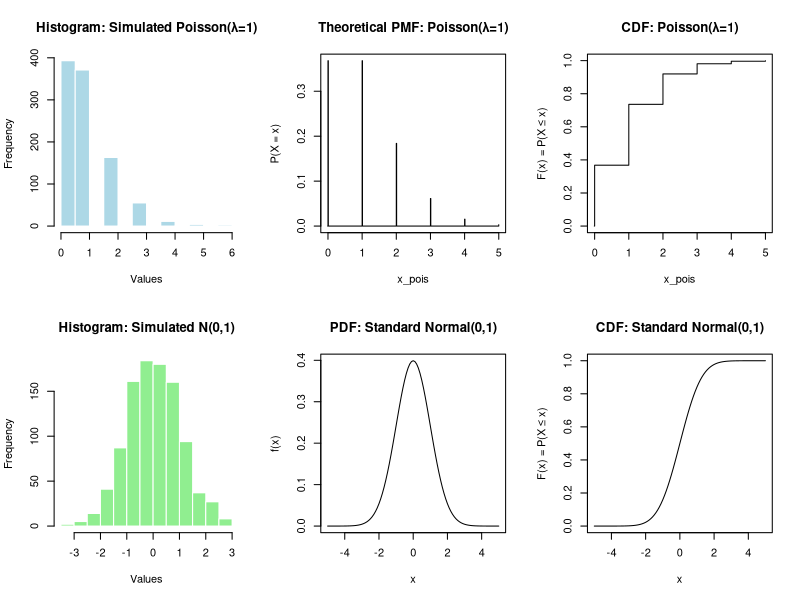
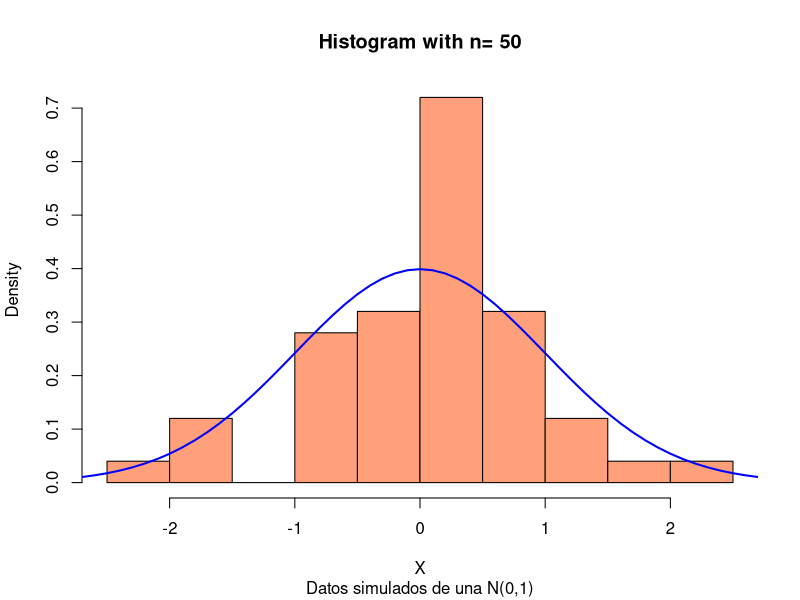
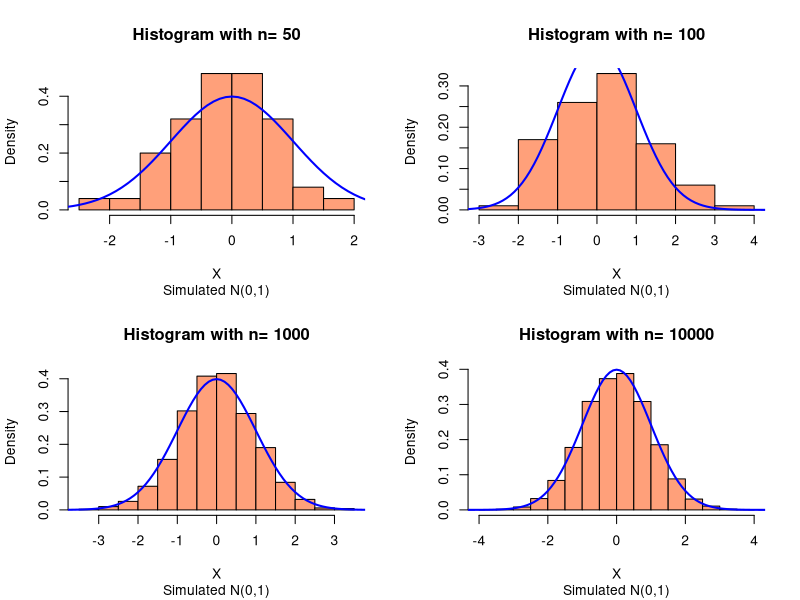
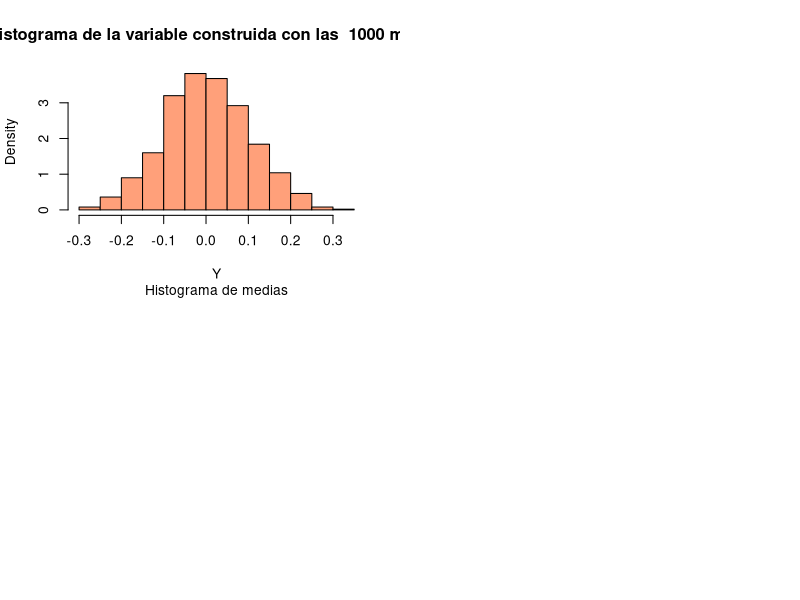

R code for these plots, in order: (Note: this script raises an error after producing the figures.)
#----------------------------------------
# Discrete and Continuous Random Variables
# Probability Mass/Density Functions (PMF/PDF) 
# Cumulative Distribution Functions (CDF)
#----------------------------------------

# Split the plotting window into 2 rows and 3 columns
par(mfrow = c(2, 3))

### DISCRETE CASE: POISSON DISTRIBUTION (λ = 1) ###
lambda <- 1  

# 1. Empirical Histogram (Simulated Data)
Y_pois <- rpois(1000, lambda)  # Generate 1000 Poisson random values
hist(Y_pois, 
     main = "Histogram: Simulated Poisson(λ=1)", 
     xlab = "Values", 
     col = "lightblue",
     border = "white")

# 2. Theoretical Probability Mass Function (PMF)
x_pois <- seq(-0.01, 5, 0.01)  # Small-step sequence for smooth plotting
plot(x_pois, dpois(x_pois, lambda), 
     type = "s",  # Step-like plot for discrete distributions
     ylab = "P(X = x)", 
     main = "Theoretical PMF: Poisson(λ=1)")

# 3. Cumulative Distribution Function (CDF)
plot(x_pois, ppois(x_pois, lambda), 
     type = "s", 
     ylab = "F(x) = P(X ≤ x)", 
     main = "CDF: Poisson(λ=1)")

### CONTINUOUS CASE: NORMAL DISTRIBUTION (μ = 0, σ = 1) ###

# 4. Empirical Histogram (Simulated Data)
Y_norm <- rnorm(1000, 0, 1)  # Generate 1000 Normal random values
hist(Y_norm,
     main = "Histogram: Simulated N(0,1)", 
     xlab = "Values", 
     col = "lightgreen",
     border = "white")

# 5. Theoretical Probability Density Function (PDF)
curve(dnorm(x, 0, 1), 
      xlim = c(-5, 5), 
      ylab = "f(x)", 
      main = "PDF: Standard Normal(0,1)")

# 6. Cumulative Distribution Function (CDF)
curve(pnorm(x, 0, 1), 
      xlim = c(-5, 5), 
      ylab = "F(x) = P(X ≤ x)", 
      main = "CDF: Standard Normal(0,1)")


# *******************************************************************************
#----------------------------------------
# Normal distributions generation of different sample sizes
#----------------------------------------

# We simulate n values of a Normal distribution
n <- 50
title <- paste("Histogram with n=", n)

# Screen partition for the chart
par(mfrow = c(1, 1))
X = rnorm(n, 0, 1)

hist(X, freq = FALSE, col="lightsalmon", main = title, sub = "Datos simulados de una N(0,1)")
curve(dnorm(x, 0, 1), xlim = c(-5, 5), col = "blue", lwd = 2, add = TRUE)

# We create a chart with multiple plots with a bubble
# and generate N(0,1) with different growing sample sizes
par(mfrow=c(2,2))

cases <- c(50, 100, 1000, 10000)

for (i in 1:length(cases)){
  n <- cases[i]
  title <- paste("Histogram with n=", n)
  X <- rnorm(n, 0, 1)
  hist(X, freq=FALSE, col="lightsalmon", main = title, sub = "Simulated N(0,1)")
  curve(dnorm(x, 0, 1), xlim = c(-5, 5), col = "blue", lwd = 2, add = TRUE)
}


# *******************************************************************************
#----------------------------------------
# Central Limit Theorem
#----------------------------------------

# Create N distributions of size n, calculate the mean of each and calculate 
# the mean of all of them after
N = 1000 
n = 100
Y = 0

for (i in 1:N) { 
  X=rnorm(n, 0, 1) 
  media.X=mean(X)
  print(paste('The mean for the iteration ',i,' is ',
              round(media.X,3),' variance = ',round(var(X),3)))
  Y <- c(Y,media.X) # store the means in a variable
}

Y <- Y[-1] # Remove the initial element
Y

# Calculate the mean of the means vector
mean(Y)

# Calculate the standard deviation of the means vector
sd(Y)

# Calculate the variance of the means vector 
var(Y)
1/sqrt(n) 

# we check that the means vector follows a normal distribution N(0,1/sqr(n))
titulo=paste('Histograma de la variable construida con las ',N,'medias')
hist(Y,freq=FALSE,col="lightsalmon",main=titulo,sub="Histograma de medias")
summary(Y) 
describe(Y)


#--------------------------------
# Teorema central del limite (mu, sigma) # Normalización
#--------------------------------
library(psych)
# Sean Xi 1,...N, variables aleatorias con media 20 y varianza 9, por ejemplo N(20,3)
N = 1000 
n = 500
Y = 0 
Z = 0

for (i in 1:N) 
{ 
  X=rnorm(n, 20, 3) 
  media.X=mean(X) 
  varianza.X=var(X) 
  normalizada=sqrt(n)*(media.X-20)/3 
  print(paste('La media para la iteración ',i,' es ',round(media.X,3),' varianza = ',round(var(X),3)))
  
  Y <- c(Y,media.X) # almacenamos las medias en una variable 
  Z <- c(Z,normalizada) # almacenamos la variable normalizada 
}

Y <- Y[-1] # Eliminamos el elemento inicial
Z <- Z[-1] 

Y
Z

# Calculamos la media del vector de medias 
mean(Y)
mean(Z) 

# Calculamos la desviación estándar del vector de medias 
sd(Y)
sd(Z) 

# Calculamos la varianza del vector de medias 
var(Y)
var(Z) 
3/sqrt(n) 
par(mfrow=c(1,2)) 

# podemos comprobar que el vector de medias Y sigue una distribución N(0,1/raíz(n))
titulo=paste('Histograma de las medias') 
hist(Y,freq=FALSE,col="lightsalmon", main=titulo, sub="Histograma de medias")
summary(Y) 
describe(Y) 
hist(Z,freq=FALSE,col="lightsalmon",main=titulo,sub="Histograma de la variable normalizada")
summary(Z) 
describe(Z)
  